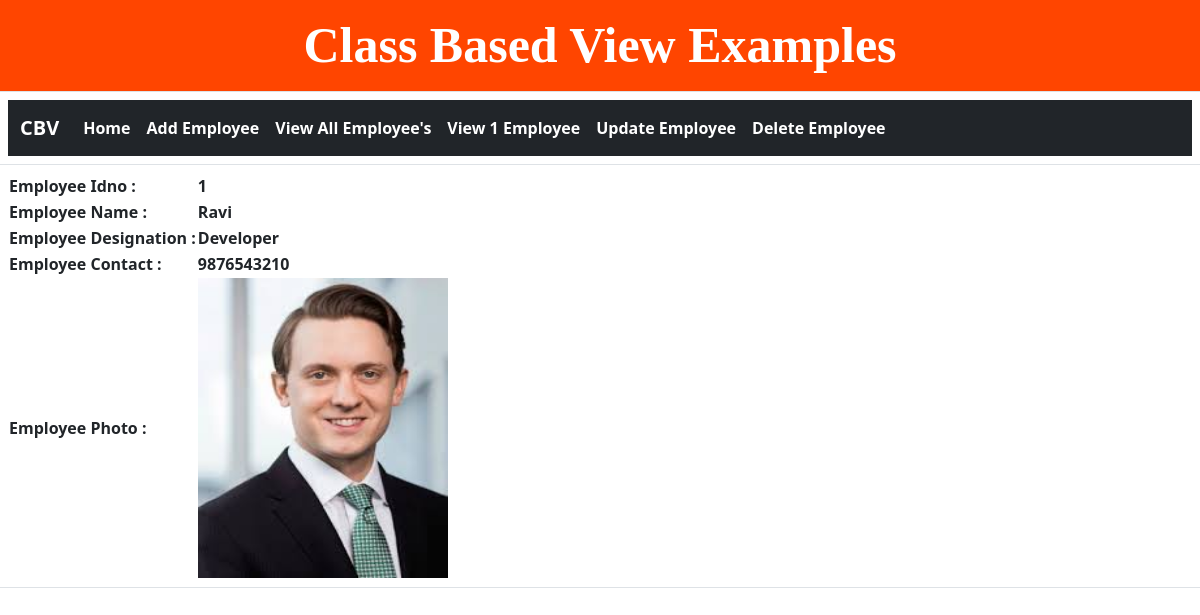
The page /view_one_employee/1/ on the database as committed earlier.
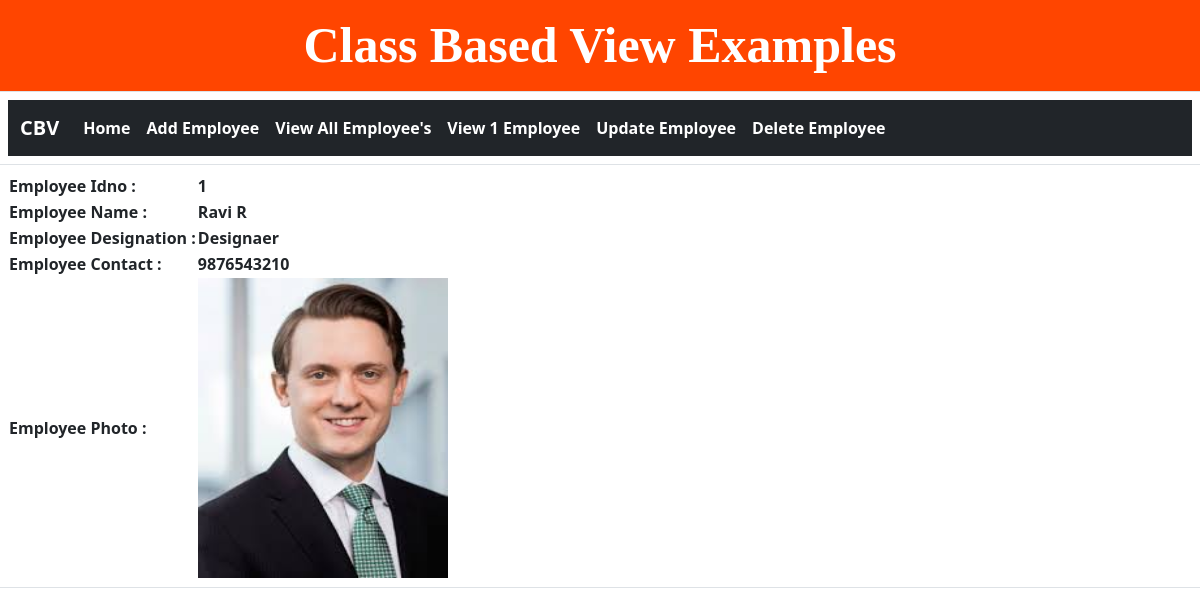
The same page on the database as committed later.
### app26/models.py (models this page shows)
class EmployeeModel(models.Model):
    designantion_choices = (('Developer','Developer'),
                            ('Designaer','Designear'),
                            ('Manager','Manager'))
    idno = models.AutoField(primary_key=True)
    name = models.CharField(max_length=100)
    designation = models.CharField(choices=designantion_choices,max_length=100)
    contact = models.IntegerField(unique=True)
    photo = models.ImageField(upload_to='employee_images/')

### app26/views.py (the view)
# urls.py: path('view_one_employee/<int:pk>/',views.ViewOneEmployee.as_view(),name='view_one_employee'),
class ViewOneEmployee(DetailView):
    template_name = 'view_one_employee.html'
    model = EmployeeModel

### templates/view_one_employee.html
{% extends 'common.html' %}
{% block content %}
    {% load static %}
    <table>
        <tr><th> Employee Idno : </th> <th>{{ object.idno }}</th></tr>
        <tr><th> Employee Name : </th> <th>{{ object.name }}</th></tr>
        <tr><th> Employee Designation : </th> <th>{{ object.designation }}</th></tr>
        <tr><th> Employee Contact : </th> <th>{{ object.contact }}</th></tr>
        <tr><th> Employee Photo : </th> <th><img src="{{ object.photo.url }}" width="250" height="300"></th></tr>
    </table>
{% endblock %}

Rows that differ between the two databases and show on the page:
changed EmployeeModel id 1: name "Ravi" → "Ravi R"; designation "Developer" → "Designaer"
